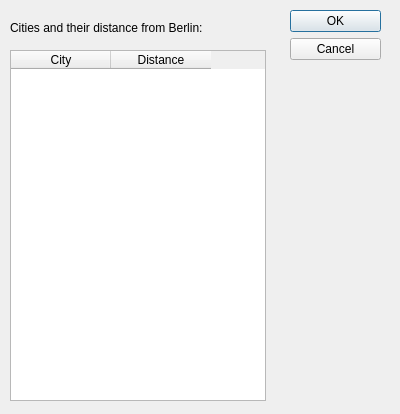
<?xml version="1.0" encoding="UTF-8"?>
<ui version="4.0">
 <class>BerlinCityDisplay</class>
 <widget class="QDialog" name="BerlinCityDisplay">
  <property name="geometry">
   <rect>
    <x>0</x>
    <y>0</y>
    <width>400</width>
    <height>414</height>
   </rect>
  </property>
  <property name="windowTitle">
   <string>Dialog</string>
  </property>
  <widget class="QDialogButtonBox" name="buttonBox">
   <property name="geometry">
    <rect>
     <x>290</x>
     <y>10</y>
     <width>91</width>
     <height>71</height>
    </rect>
   </property>
   <property name="orientation">
    <enum>Qt::Vertical</enum>
   </property>
   <property name="standardButtons">
    <set>QDialogButtonBox::Cancel|QDialogButtonBox::Ok</set>
   </property>
  </widget>
  <widget class="QTableWidget" name="berlinDisplay">
   <property name="geometry">
    <rect>
     <x>10</x>
     <y>50</y>
     <width>256</width>
     <height>351</height>
    </rect>
   </property>
   <column>
    <property name="text">
     <string>City</string>
    </property>
   </column>
   <column>
    <property name="text">
     <string>Distance</string>
    </property>
   </column>
  </widget>
  <widget class="QLabel" name="label">
   <property name="geometry">
    <rect>
     <x>10</x>
     <y>20</y>
     <width>241</width>
     <height>16</height>
    </rect>
   </property>
   <property name="text">
    <string>Cities and their distance from Berlin:</string>
   </property>
  </widget>
 </widget>
 <resources/>
 <connections>
  <connection>
   <sender>buttonBox</sender>
   <signal>accepted()</signal>
   <receiver>BerlinCityDisplay</receiver>
   <slot>accept()</slot>
   <hints>
    <hint type="sourcelabel">
     <x>248</x>
     <y>254</y>
    </hint>
    <hint type="destinationlabel">
     <x>157</x>
     <y>274</y>
    </hint>
   </hints>
  </connection>
  <connection>
   <sender>buttonBox</sender>
   <signal>rejected()</signal>
   <receiver>BerlinCityDisplay</receiver>
   <slot>reject()</slot>
   <hints>
    <hint type="sourcelabel">
     <x>316</x>
     <y>260</y>
    </hint>
    <hint type="destinationlabel">
     <x>286</x>
     <y>274</y>
    </hint>
   </hints>
  </connection>
 </connections>
</ui>
